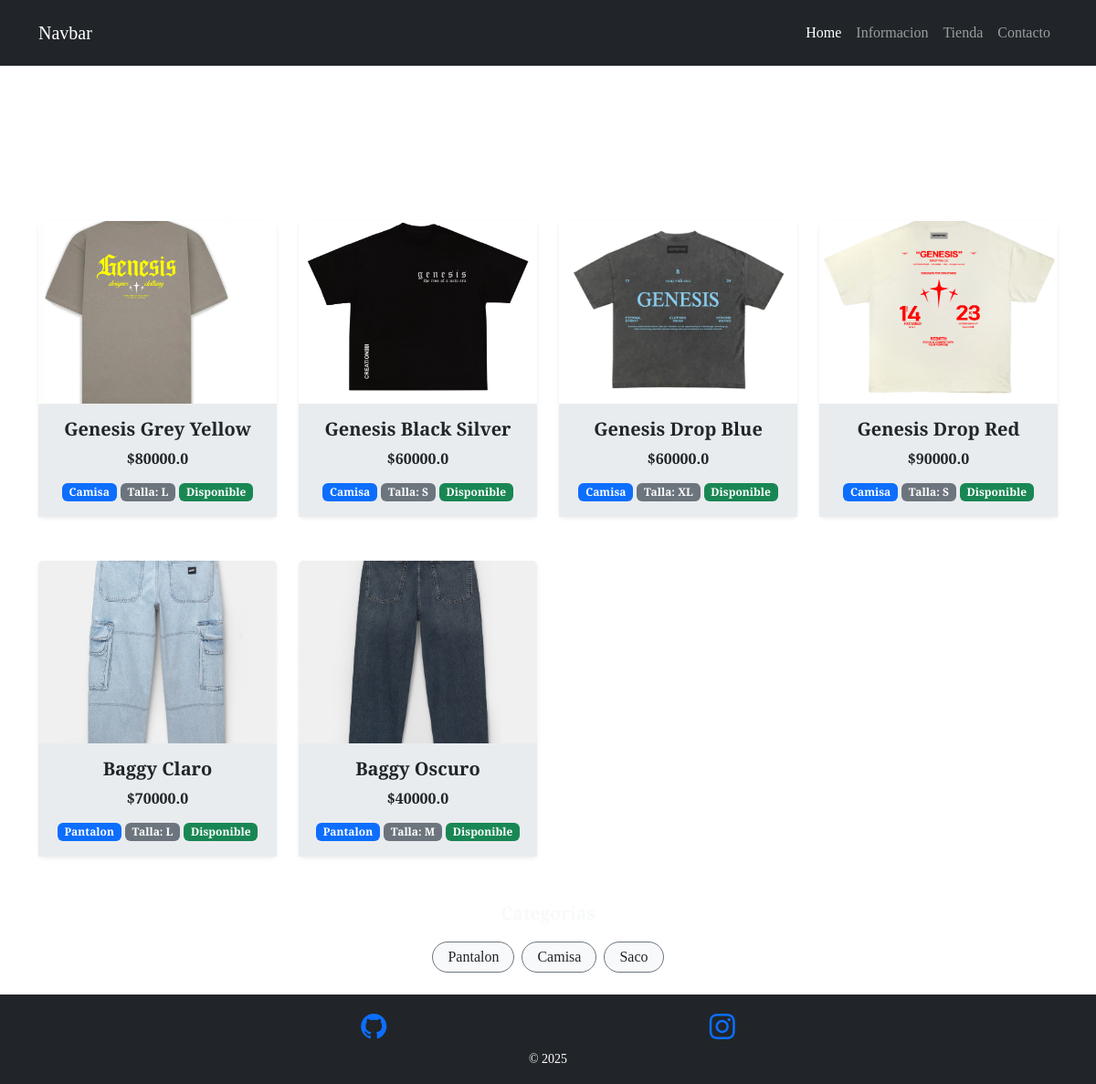
The app's page /tienda/ with its own data.
### tienda/models.py (models this page shows, shortened)
class Producto(models.Model):
    TALLAS = [
        ('XS', 'XS'),
        ('S', 'S'),
        ('M', 'M'),
        ('L', 'L'),
        ('XL', 'XL'),
        ('XXL', 'XXL'),
    ]
    nombre = models.CharField(max_length=50, validators=[RegexValidator(
    regex=r"^[A-Za-zÁÉÍÓÚáéíóúÜüÑñ' -]+$",
    message="Solo se permiten letras, espacios, guiones y apóstrofes."
    )])
    categoria = models.ForeignKey(CategoriaProducto, on_delete=models.CASCADE)
    imagen = models.ImageField(upload_to="tienda")
    precio = models.FloatField()
    talla = models.CharField(max_length=3, choices=TALLAS, default='M')
    disponibilidad = models.BooleanField(default=True)
    created = models.DateTimeField(auto_now_add=True)
    updated = models.DateTimeField(auto_now=True)
    class Meta:
        verbose_name = "Producto"
        verbose_name_plural = "Productos"

class CategoriaProducto(models.Model):
    nombre = models.CharField(max_length=50, validators=[RegexValidator(
    regex=r"^[A-Za-zÁÉÍÓÚáéíóúÜüÑñ' -]+$",
    message="Solo se permiten letras, espacios, guiones y apóstrofes."
    )])
    created = models.DateTimeField(auto_now_add=True)
    updated = models.DateTimeField(auto_now=True)
    class Meta:
        verbose_name = "CategoriaProducto"
        verbose_name_plural = "CategoriasProducto"

### tienda/views.py (the view)
# urls.py: path('tienda/', include('tienda.urls')),
def tienda(request):
    productos = Producto.objects.all()
    categorias = CategoriaProducto.objects.all()
    return render(request, "tienda/tienda.html", {
        "productos": productos,
        "categorias": categorias
    })

### tienda/templates/tienda/tienda.html (shortened to what this page needs)
{% extends "TiendaGenesisApp/base.html" %}
{% load static %}
{% block content %}
<div class = "container">
    <article class="text-center mt-5">
        <h1>Catalogo</h1>
    </article>
    <div class="row">
{% for producto in productos %}
<div class="col-md-3 mb-4 mt-4">
    <div class="card shadow-sm border-0 h-100" style="transition: transform 0.2s ease;">
        <img src="{{ producto.imagen.url }}" class="card-img-top" style="height: 200px; object-fit: cover;">
        <div class="card-body text-center d-flex flex-column justify-content-between" style="background-color: #e9ecef;">
            <div>
                <h5 class="card-title fw-bold mb-2">{{ producto.nombre }}</h5>
                <p class="text-dark fw-semibold mb-1">${{ producto.precio }}</p>
            </div>
            <div class="mt-2">
                <span class="badge bg-primary">{{ producto.categoria.nombre }}</span>
                <span class="badge bg-secondary">Talla: {{ producto.talla }}</span>
                {% if producto.disponibilidad %}
                    <span class="badge bg-success">Disponible</span>
                {% else %}
                    <span class="badge bg-danger">Agotado</span>
                {% endif %}
            </div>
        </div>
    </div>
</div>
{% endfor %}
    </div>
</div>
<section class="text-center mt-4 mb-4">
    <div style="width: 75%; margin: auto; text-align: center;">
        <strong class="text-light mb-3 d-block" style="font-size: 1.2rem;">Categorías</strong>
        <div class="d-flex justify-content-center flex-wrap gap-2">
            {% for categoria in categorias %}
                <a href="{% url 'Categoria' categoria.id %}"
                   class="categoria-badge px-3 py-1">
                    {{ categoria.nombre }}
                </a>
            {% empty %}
                <span class="text-muted">No hay categorías disponibles</span>
            {% endfor %}
        </div>
    </div>
</section>
{% endblock %}

### TiendaGenesisApp/static/TiendaGenesisApp/css/styles.css (style rules this page uses)
:root { --first-color: rgb(0, 0, 0); --first-alpha-color: rgb(0, 0, 0.75); --second-color: rgb(30, 30, 30); --second-alpha-color: rgb(50, 50, 50); --third-color: rgb(221, 201, 201);; --bg-color: rgb(255, 255, 255); --bg-alpha-color: rgb(255, 255, 255, 0.75); }
body { font-family: "PT Serif", serif; color: var(--bg-color); background-image: url(../img/fondo.png); background-repeat: no-repeat; background-size: cover; background-position: center center; }
h1 { color: var(--bg-color); font-size: 75px; font: bold; }

### tienda/templates/tienda/tienda.html (style rules this page uses)
.categoria-badge { background-color: #f8f9fa; border: 1px solid #6c757d; border-radius: 20px; text-decoration: none; color: #212529; font-weight: 500; transition: all 0.3s ease; }

### records on screen
Producto: imagen (picture), nombre "Genesis Grey Yellow", precio "80000.0", categoria.nombre "Camisa", talla "L", disponibilidad "Disponible"
Producto: imagen (picture), nombre "Genesis Black Silver", precio "60000.0", categoria.nombre "Camisa", talla "S", disponibilidad "Disponible"
Producto: imagen (picture), nombre "Genesis Drop Blue", precio "60000.0", categoria.nombre "Camisa", talla "XL", disponibilidad "Disponible"
Producto: imagen (picture), nombre "Genesis Drop Red", precio "90000.0", categoria.nombre "Camisa", talla "S", disponibilidad "Disponible"
Producto: imagen (picture), nombre "Baggy Claro", precio "70000.0", categoria.nombre "Pantalon", talla "L", disponibilidad "Disponible"
Producto: imagen (picture), nombre "Baggy Oscuro", precio "40000.0", categoria.nombre "Pantalon", talla "M", disponibilidad "Disponible"
CategoriaProducto: nombre "Pantalon"
CategoriaProducto: nombre "Camisa"
CategoriaProducto: nombre "Saco"
